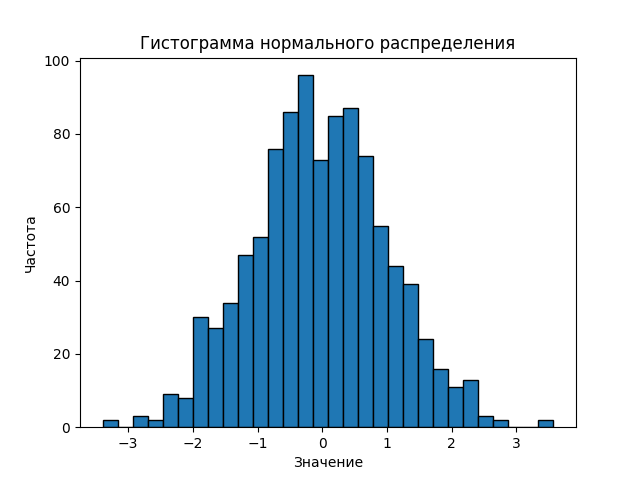

This figure's Python source:
import numpy as np
import matplotlib.pyplot as plt

# Шаг 1: параметры распределения
mean = 0        # среднее значение
std_dev = 1     # стандартное отклонение
num_samples = 1000  # сколько чисел сгенерировать

# Шаг 2: генерация случайных данных
data = np.random.normal(mean, std_dev, num_samples)

# Шаг 3: создаём гистограмму
plt.hist(data, bins=30, edgecolor='black')  # 30 «столбиков»

# Шаг 4: оформляем график
plt.title("Гистограмма нормального распределения")
plt.xlabel("Значение")
plt.ylabel("Частота")

# Шаг 5: сохраняем график в файл
plt.savefig("normal_histogram.png")
print("✅ Гистограмма сохранена как 'normal_histogram.png'")
